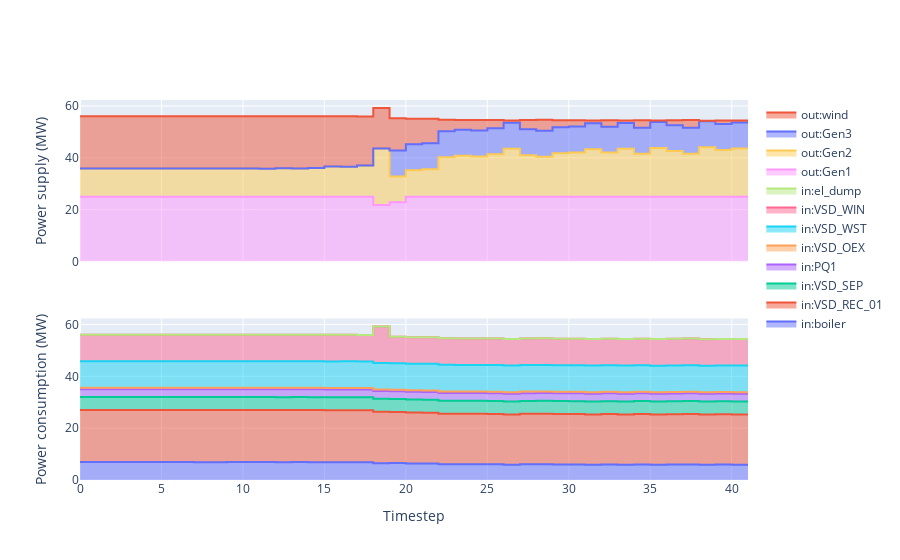

Notebook code for this chart:
### Code cell
#plots.plot_SumPowerMix(mc,carrier="el",filename=outpath+"el_sum_opt.png")
plots.plotter='plotly'
fig=plots.plot_SumPowerMix(mc,carrier="el",filename=None)
#plots.plotter='matplotlib'
#fig2=plots.plot_SumPowerMix(mc,carrier="el",filename=None)

### Figure 1 — Plotly figure (JSON) as saved in the notebook; plotly's stock layout.template omitted (floating-point values rounded to 4 significant figures)
{"data": [{"legendgroup": "boiler", "line": {"shape": "hv"}, "name": "in:boiler", "stackgroup": "in", "type": "scatter", "xaxis": "x2", "y": [6.898, 6.897, 6.897, 6.898, 6.897, 6.896, 6.899, 6.895, 6.894, 6.896, 6.896, 6.899, 6.888, 6.897, 6.884, 6.854, 6.86, 6.833, 6.468, 6.51, 6.377, 6.355, 6.097, 6.067, 6.082, 6.036, 5.917, 6.056, 6.088, 6.011, 5.996, 5.925, 5.999, 5.919, 6.022, 5.899, 5.967, 6.025, 5.884, 5.942, 5.911, 5.935], "yaxis": "y2"}, {"legendgroup": "VSD_REC_01", "line": {"shape": "hv"}, "name": "in:VSD_REC_01", "stackgroup": "in", "type": "scatter", "xaxis": "x2", "y": [20.08, 20.08, 20.08, 20.08, 20.08, 20.08, 20.08, 20.08, 20.08, 20.08, 20.08, 20.08, 20.08, 20.08, 20.07, 20.06, 20.06, 20.05, 19.85, 19.7, 19.63, 19.62, 19.48, 19.46, 19.47, 19.44, 19.38, 19.45, 19.47, 19.43, 19.42, 19.38, 19.42, 19.38, 19.44, 19.37, 19.41, 19.44, 19.36, 19.39, 19.38, 19.39], "yaxis": "y2"}, {"legendgroup": "VSD_SEP", "line": {"shape": "hv"}, "name": "in:VSD_SEP", "stackgroup": "in", "type": "scatter", "xaxis": "x2", "y": [5, 5, 5, 5, 5, 5, 5, 5, 5, 5, 5, 5, 5, 5, 5, 5, 5, 5, 5, 5, 5, 5, 5, 5, 5, 5, 5, 5, 5, 5, 5, 5, 5, 5, 5, 5, 5, 5, 5, 5, 5, 5], "yaxis": "y2"}, {"legendgroup": "PQ1", "line": {"shape": "hv"}, "name": "in:PQ1", "stackgroup": "in", "type": "scatter", "xaxis": "x2", "y": [3, 3, 3, 3, 3, 3, 3, 3, 3, 3, 3, 3, 3, 3, 3, 3, 3, 3, 3, 3, 3, 3, 3, 3, 3, 3, 3, 3, 3, 3, 3, 3, 3, 3, 3, 3, 3, 3, 3, 3, 3, 3], "yaxis": "y2"}, {"legendgroup": "VSD_OEX", "line": {"shape": "hv"}, "name": "in:VSD_OEX", "stackgroup": "in", "type": "scatter", "xaxis": "x2", "y": [0.5875, 0.5875, 0.5875, 0.5875, 0.5875, 0.5875, 0.5875, 0.5875, 0.5875, 0.5875, 0.5875, 0.5875, 0.5875, 0.5875, 0.5875, 0.5875, 0.5875, 0.5875, 0.5875, 0.5875, 0.5875, 0.5875, 0.5875, 0.5875, 0.5875, 0.5875, 0.5875, 0.5875, 0.5875, 0.5875, 0.5875, 0.5875, 0.5875, 0.5875, 0.5875, 0.5875, 0.5875, 0.5875, 0.5875, 0.5875, 0.5875, 0.5875], "yaxis": "y2"}, {"legendgroup": "VSD_WST", "line": {"shape": "hv"}, "name": "in:VSD_WST", "stackgroup": "in", "type": "scatter", "xaxis": "x2", "y": [10.25, 10.25, 10.25, 10.25, 10.25, 10.25, 10.25, 10.25, 10.25, 10.25, 10.25, 10.25, 10.25, 10.25, 10.25, 10.25, 10.25, 10.25, 10.25, 10.25, 10.25, 10.25, 10.25, 10.25, 10.25, 10.25, 10.25, 10.25, 10.25, 10.25, 10.25, 10.25, 10.25, 10.25, 10.25, 10.25, 10.25, 10.25, 10.25, 10.25, 10.25, 10.25], "yaxis": "y2"}, {"legendgroup": "VSD_WIN", "line": {"shape": "hv"}, "name": "in:VSD_WIN", "stackgroup": "in", "type": "scatter", "xaxis": "x2", "y": [10.24, 10.24, 10.24, 10.24, 10.24, 10.24, 10.24, 10.24, 10.24, 10.24, 10.24, 10.24, 10.24, 10.24, 10.24, 10.24, 10.24, 10.24, 14.03, 10.24, 10.24, 10.24, 10.24, 10.24, 10.24, 10.24, 10.24, 10.24, 10.24, 10.24, 10.24, 10.24, 10.24, 10.24, 10.24, 10.24, 10.24, 10.24, 10.24, 10.24, 10.24, 10.24], "yaxis": "y2"}, {"legendgroup": "el_dump", "line": {"shape": "hv"}, "name": "in:el_dump", "stackgroup": "in", "type": "scatter", "xaxis": "x2", "y": [0, 0, 0, 0, 0, 0, 0, 0, 0, 0, 0, 0, 0, 0, 0, 0, 0, 0, 0, 0, 0, 0, 0, 0, 0, 0, 0, 0, 0, 0, 0, 0, 0, 0, 0, 0, 0, 0, 0, 0, 0, 0], "yaxis": "y2"}, {"legendgroup": "Gen1", "line": {"shape": "hv"}, "name": "out:Gen1", "stackgroup": "out", "type": "scatter", "xaxis": "x", "y": [25, 25, 25, 25, 25, 25, 25, 25, 25, 25, 25, 25, 25, 25, 25, 25, 25, 25, 21.79, 22.82, 25, 25, 25, 25, 25, 25, 25, 25, 25, 25, 25, 25, 25, 25, 25, 25, 25, 25, 25, 25, 25, 25], "yaxis": "y"}, {"legendgroup": "Gen2", "line": {"shape": "hv"}, "name": "out:Gen2", "stackgroup": "out", "type": "scatter", "xaxis": "x", "y": [10.83, 10.85, 10.85, 10.84, 10.85, 10.87, 10.83, 10.89, 10.91, 10.88, 10.86, 10.82, 11.01, 10.85, 11.09, 11.63, 11.52, 12.0, 21.79, 10, 10.21, 10.61, 15.26, 15.79, 15.53, 16.36, 18.5, 16.0, 15.41, 16.8, 17.08, 18.35, 17.01, 18.46, 16.6, 18.83, 17.6, 16.55, 19.09, 18.04, 18.6, 18.17], "yaxis": "y"}, {"legendgroup": "Gen3", "line": {"shape": "hv"}, "name": "out:Gen3", "stackgroup": "out", "type": "scatter", "xaxis": "x", "y": [0, 0, 0, 0, 0, 0, 0, 0, 0, 0, 0, 0, 0, 0, 0, 0, 0, 0, 0, 10, 10, 10, 10, 10, 10, 10, 10, 10, 10, 10, 10, 10, 10, 10, 10, 10, 10, 10, 10, 10, 10, 10], "yaxis": "y"}, {"legendgroup": "wind", "line": {"shape": "hv"}, "name": "out:wind", "stackgroup": "out", "type": "scatter", "xaxis": "x", "y": [20.23, 20.2, 20.21, 20.21, 20.2, 20.18, 20.23, 20.16, 20.13, 20.17, 20.19, 20.24, 20.03, 20.21, 19.95, 19.36, 19.48, 18.95, 15.6, 12.47, 9.866, 9.435, 4.393, 3.81, 4.094, 3.199, 0.8696, 3.59, 4.224, 2.717, 2.416, 1.039, 2.487, 0.9156, 2.929, 0.5155, 1.853, 2.986, 0.2343, 1.373, 0.7632, 1.233], "yaxis": "y"}], "layout": {"autosize": true, "legend": {"traceorder": "reversed"}, "xaxis": {"anchor": "y", "autorange": true, "domain": [0, 1], "matches": "x2", "range": [0, 41], "showticklabels": false, "title": {"text": ""}}, "xaxis2": {"anchor": "y2", "autorange": true, "domain": [0, 1], "range": [0, 41], "title": {"text": "Timestep"}}, "yaxis": {"anchor": "x", "autorange": true, "domain": [0.575, 1], "range": [0, 62.3], "title": {"text": "Power supply (MW)"}, "type": "linear"}, "yaxis2": {"anchor": "x2", "autorange": true, "domain": [0, 0.425], "range": [0, 62.3], "title": {"text": "Power consumption (MW)"}, "type": "linear"}}}
